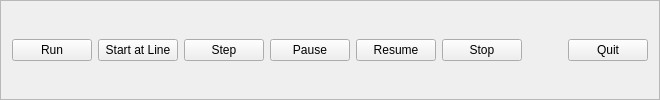
     <widget class="QFrame" name="frame">
      <property name="frameShape">
       <enum>QFrame::StyledPanel</enum>
      </property>
      <property name="frameShadow">
       <enum>QFrame::Raised</enum>
      </property>
      <layout class="QGridLayout" name="gridLayout">
       <item row="0" column="5">
        <widget class="QPushButton" name="stop_pb">
         <property name="text">
          <string>Stop</string>
         </property>
        </widget>
       </item>
       <item row="0" column="7">
        <widget class="QPushButton" name="quit_pb">
         <property name="text">
          <string>Quit</string>
         </property>
        </widget>
       </item>
       <item row="0" column="2">
        <widget class="QPushButton" name="step_pb">
         <property name="text">
          <string>Step</string>
         </property>
        </widget>
       </item>
       <item row="0" column="0">
        <widget class="QPushButton" name="run_pb">
         <property name="text">
          <string>Run</string>
         </property>
        </widget>
       </item>
       <item row="0" column="1">
        <widget class="QPushButton" name="run_from_line_pb">
         <property name="text">
          <string>Start at Line</string>
         </property>
        </widget>
       </item>
       <item row="0" column="3">
        <widget class="QPushButton" name="pause_pb">
         <property name="text">
          <string>Pause</string>
         </property>
        </widget>
       </item>
       <item row="0" column="4">
        <widget class="QPushButton" name="resume_pb">
         <property name="text">
          <string>Resume</string>
         </property>
        </widget>
       </item>
       <item row="0" column="6">
        <spacer name="horizontalSpacer">
         <property name="orientation">
          <enum>Qt::Horizontal</enum>
         </property>
         <property name="sizeHint" stdset="0">
          <size>
           <width>40</width>
           <height>20</height>
          </size>
         </property>
        </spacer>
       </item>
      </layout>
     </widget>
